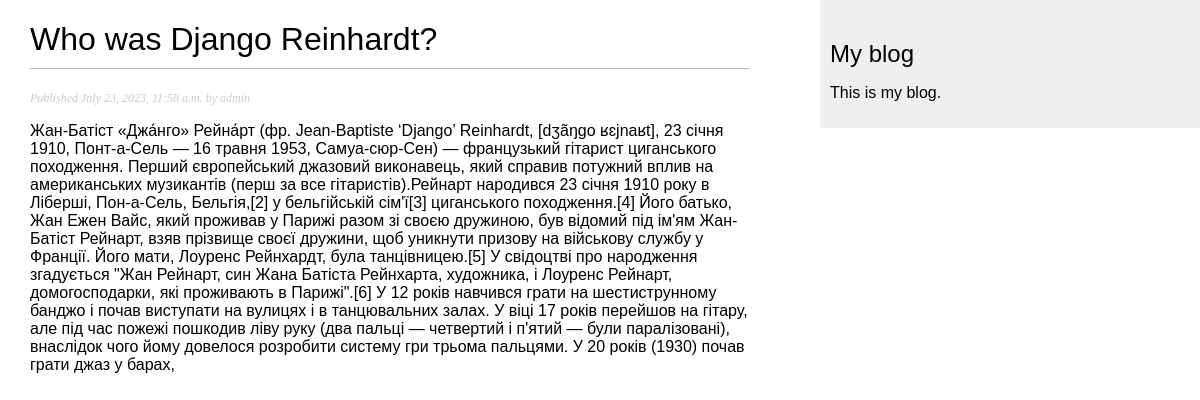
The app's page /blog/4 with its own data.
### blog/models.py (models this page shows, shortened)
class Post(models.Model):
    class Status(models.TextChoices):
        DRAFT='DF','DRAFT'
        PUBLISHED='PB','PUBLISHED'
    title=models.CharField(max_length=250)
    slug=models.SlugField(max_length=250)
    author=models.ForeignKey(User,on_delete=models.CASCADE,related_name='blog_posts')
    body=models.TextField()
    publish=models.DateTimeField(default=timezone.now)
    created=models.DateTimeField(auto_now_add=True)
    updated=models.DateTimeField(auto_now=True)
    status=models.CharField(max_length=2,choices=Status.choices,default=Status.DRAFT)
    objects=models.Manager()
    published=PublishedManager()
    class Meta:
        ordering=['-publish']
        indexes=[
            models.Index(fields=['-publish']),
        ]

### blog/views.py (the view)
# urls.py: path('<int:id>',views.post_detail,name='post_detail'),
def post_detail(request,id):
    post=get_object_or_404(Post,id=id,status=Post.Status.PUBLISHED)
    return render(request,'blog/post/detail.html',{'post':post})

### blog/templates/blog/post/detail.html (shortened to what this page needs)
{% extends "blog/base.html" %}
{% block content %}
 <h1>{{ post.title }}</h1>
 <p class="date">
 Published {{ post.publish }} by {{ post.author }}
 </p>
 {{ post.body|linebreaks }}
{% endblock %}

### blog/static/css/blog.css (style rules this page uses)
body { margin:0; padding:0; font-family:helvetica, sans-serif; }
h1 { font-weight:normal; border-bottom:1px solid #bbb; padding:0 0 10px 0; }
p.date { color:#ccc; font-family: georgia, serif; font-size: 12px; font-style: italic; }

### records on screen
Post: title "Who was Django Reinhardt?", publish "July 23, 2023, 11:58 a.m.", author "admin", body "Жан-Батіст «Джа́нго» Рейна́рт (фр. Jean-Baptiste ‘Django’ Reinhardt, [dʒãŋɡo ʁɛjnaʁt], 23 січня 1910, Понт-а-Сель — 16 травня 1953, Самуа-сюр-Сен) — французький гітарист циганського походження. Перший європейський джазовий виконавець, який справив потужний вплив на американських музикантів (перш за все гітаристів).Рейнарт народився 23 січня 1910 року в Ліберші, Пон-а-Сель, Бельгія,[2] у бельгійській сім'ї[3] циганського походження.[4] Його батько, Жан Ежен Вайс, який проживав у Парижі разом зі своєю дружиною, був відомий під ім'ям Жан-Батіст Рейнарт, взяв прізвище своєї дружини, щоб уникнути призову на військову службу у Франції. Його мати, Лоуренс Рейнхардт, була танцівницею.[5] У…"
